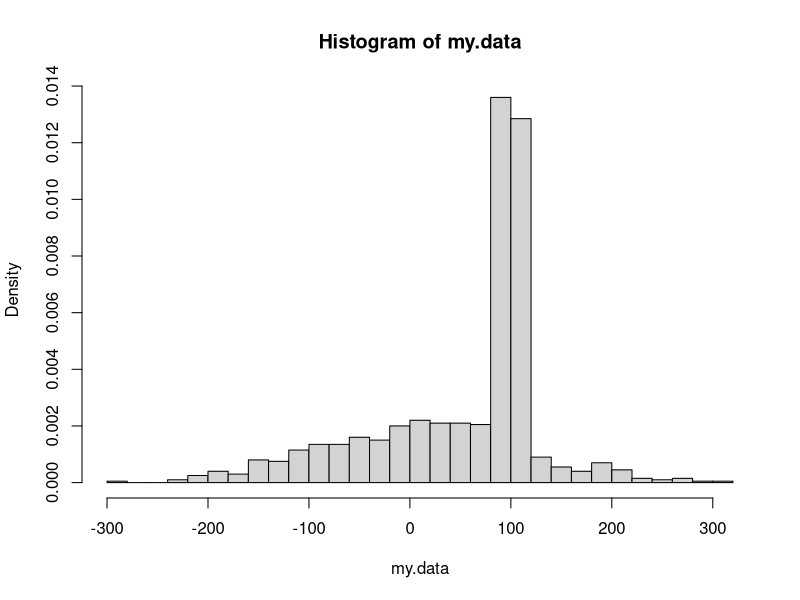
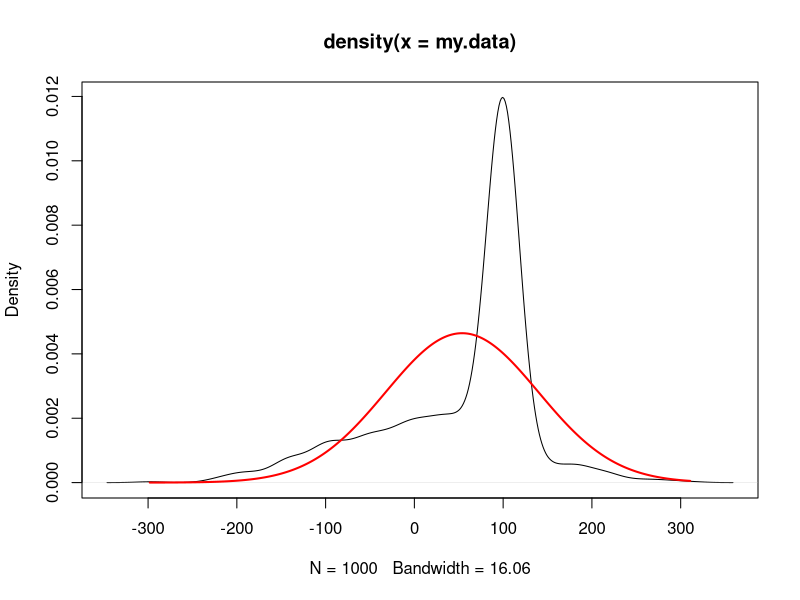
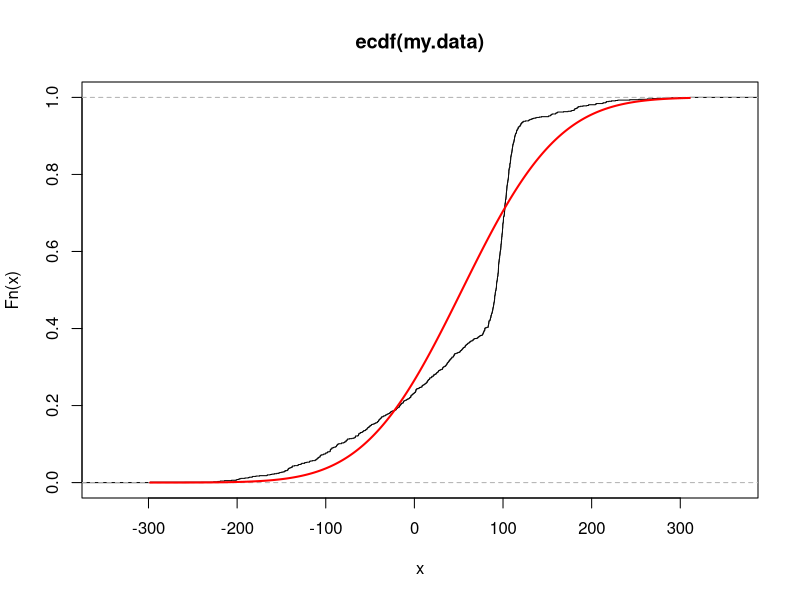

These charts were generated, in order, by the following R code:
## ---- chunk 1
# your code here
n <- 1000
sigma_1 <- 3
sigma_2 <- 10
mu_1 <- 100
mu_2 <- -2
mean <- c(mu_1, mu_2)
sd <- c(sigma_1, sigma_2)
my.data <- rnorm(n, mean, sd^2)
summary(my.data)
## ---- chunk 2
# draw histogram
hist(my.data, breaks = 30, probability = T)
# superimpose empirical density
plot(density(my.data))
# superimpose normal density
x <- seq(min(my.data), max(my.data), by = .01)
lines(x, dnorm(x, mean = mean(my.data), sd = sd(my.data)), col = "red", lwd = 2)
# plot(ecdf(my.data))
# lines(my.data, pnorm(my.data, mean = mean(my.data), sd = sd(my.data)), col ="red", lwd = 2)
## ---- chunk 3
# plot ecdf
plot(ecdf(my.data))
# superimpose cdf for standard normal
x <- seq(min(my.data), max(my.data), by = .01)
lines(x, pnorm(x, mean = mean(my.data), sd = sd(my.data)), col = "red", lwd = 2)

# calculate maximal difference
max(abs(ecdf(my.data)(x) - pnorm(x, mean = mean(my.data), sd = sd(my.data))))
## ---- chunk 4
# skewness
skewness <- function(x) {
  m3 <- mean((x - mean(x))^3)
  m2 <- mean((x - mean(x))^2)
  return(m3 / m2^(3 / 2))
}

skewness_calculated <- skewness(my.data)
print(skewness_calculated)
if (skewness_calculated > 0) {
  print("The data are positively skewed - the tail is longer on the right side")
} else if (skewness_calculated < 0) {
  print("The data are negatively skewed - the tail is longer on the left side")
} else {
  print("The data are symmetrically distributed")
}

# kurtosis
kurtosis <- function(x) {
  m4 <- mean((x - mean(x))^4)
  m2 <- mean((x - mean(x))^2)
  return(m4 / m2^2)
}

kurtosis_calculated <- kurtosis(my.data)
print(kurtosis_calculated)
if (kurtosis_calculated > 3) {
  print("The data is more concentrated near the mean")
} else if (kurtosis_calculated < 3) {
  print("The data is more dispersed")
} else {
  print("The data is normally distributed")
}
## ---- chunk 5
# sort the data
sorted_data <- sort(my.data)

# calculate sample q-percentiles manually
q <- seq(0.1, 0.9, 0.1)
print(q)
percentiles <- q * n
percentiles <- round(percentiles)
percentiles <- percentiles + 1
percentiles <- sorted_data[percentiles]
print(percentiles)

# calculate sample q-percentiles by using percentile
quantile <- quantile(my.data, q)
print(quantile)
## ---- chunk 6
# your code here
# theoretical expected value and variance
dtm <- replicate(1000, mean(rnorm(n, mean, sd^2)))
theorexp <- sum(mean / 2)
theorexp
theorvar <- (sigma_1**2 + sigma_2**2) / 2 + 0.25 * (mu_1 - mu_2)**2
theorvar
# sample mean and sample variance
mean(my.data)
var(my.data)
## ---- chunk 7
# Calculate the fraction of the data that are within $k\sigma$ of the sample mean for $k=1,2,3$. Do we get the result expected? Why or why not?

m <- mean(my.data)
s <- sd(my.data)
mean(abs(my.data - m) < s)
mean(abs(my.data - m) < s * 2)
mean(abs(my.data - m) < s * 3)
